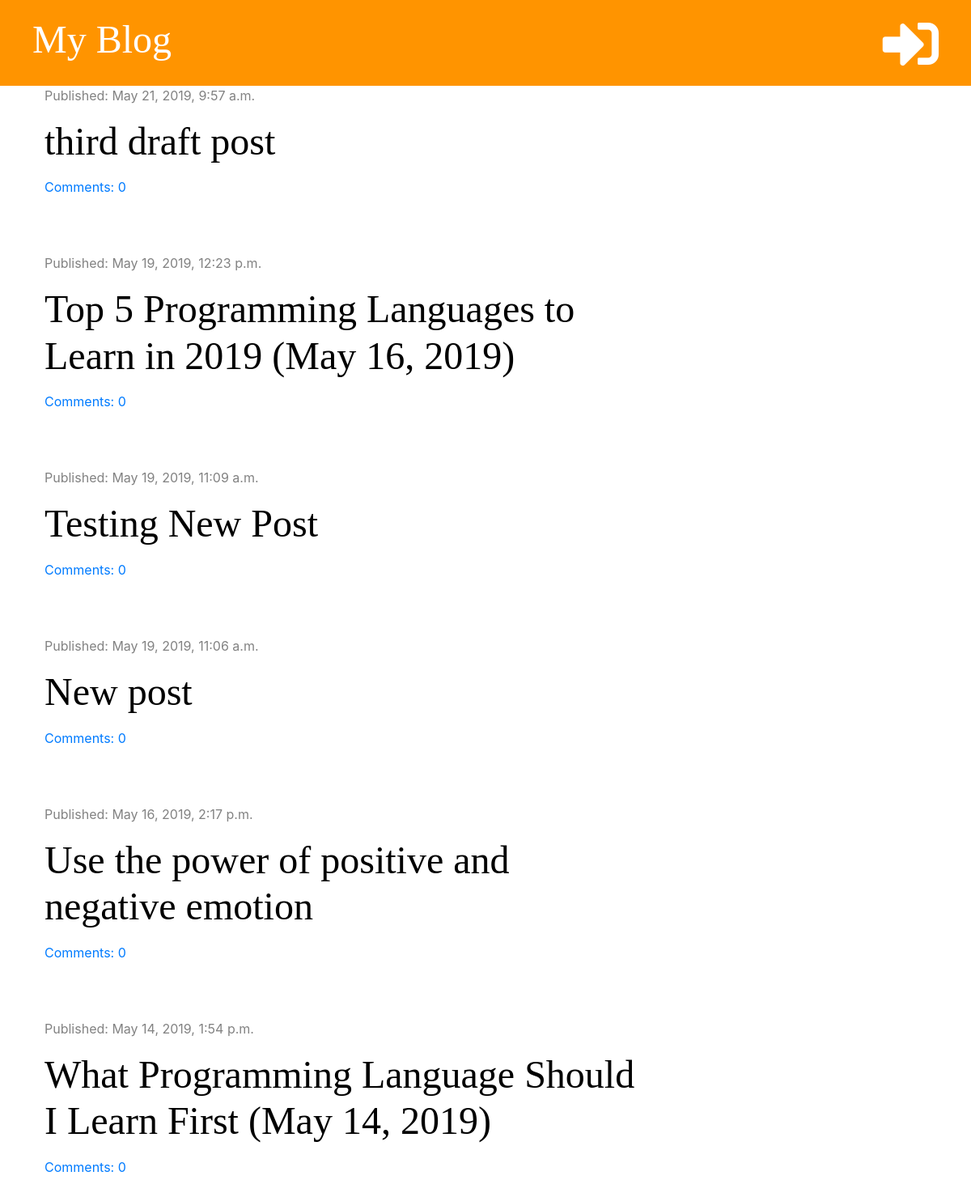
/, run on an earlier commit of the app's database.
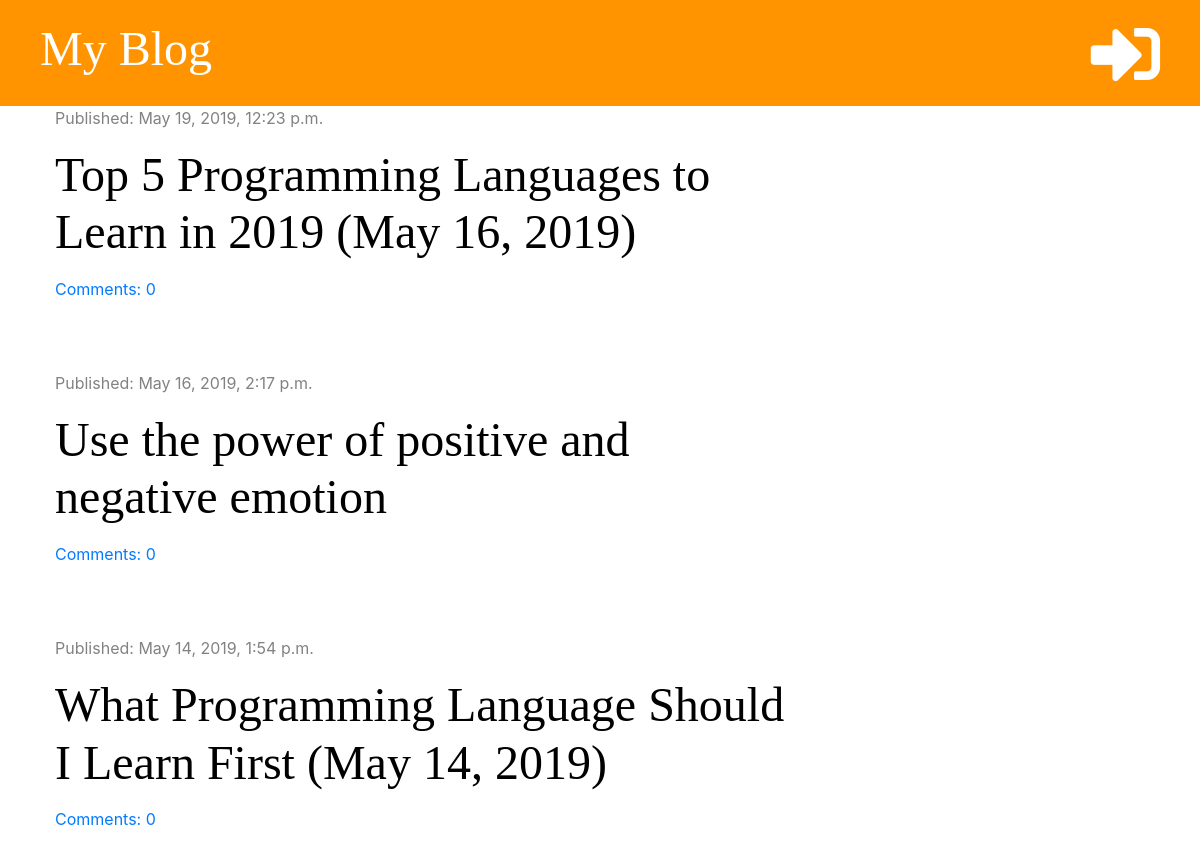
And on a later commit of the database.
### blog/models.py (models this page shows, shortened)
class Post(models.Model):
    author = models.ForeignKey('auth.User', on_delete=models.CASCADE)
    title = models.CharField(max_length=200)
    text = models.TextField()
    created_date = models.DateTimeField(default=timezone.now)
    published_date = models.DateTimeField(blank=True, null=True)
    def approved_comments(self):
        return self.comments.filter(approved=True)

### blog/views.py (the view)
# urls.py: path('', views.post_list, name='post_list'),
def post_list(request):
    posts = Post.objects.filter(published_date__lte=timezone.now()).order_by('-published_date')
    stuff_for_frontend = {'posts': posts}
    return render(request, 'blog/post_list.html', stuff_for_frontend)

### blog/templatetags/markdownify.py (called while the page is built)
@register.filter
def markdown(value):
    renderer = HighlightRenderer()
    markdown = mistune.Markdown(renderer=renderer)
    return markdown(value)

### blog/templates/blog/post_list.html (shortened to what this page needs)
{% extends 'blog/base.html' %}
{% load markdownify %}
{% block content %}
    {% for post in posts %}
        <div class="post">
            <div class="date">
                <p>Published: {{ post.published_date }}</p>
            </div>
            <h1><a href="{% url 'post_detail' pk=post.pk %}">{{ post.title }}</a></h1>
            <a href="{% url 'post_detail' pk=post.pk %}">Comments: {{ post.approved_comments.count }}</a>
        </div>
    {% endfor %}
{% endblock %}

### blog/templates/blog/base.html (shortened to what this page needs)
{% load staticfiles %}
<!DOCTYPE html>
<html lang="en">
<head>
    <link rel="stylesheet" href="https://stackpath.bootstrapcdn.com/bootstrap/4.3.1/css/bootstrap.min.css">
    <link rel="stylesheet" href="{% static 'css/blog.css' %}">
    <link rel="stylesheet" href="https://use.fontawesome.com/releases/v5.8.2/css/all.css">
    <link rel="stylesheet" href="{% static 'css/zenburn.css' %}">
</head>
<body>
<div class="page-header">
    {% if user.is_authenticated %}
        <a href="{% url "post_draft_list" %}" class="top-menu"><i class="fab fa-firstdraft fa-2x"></i></a>
        <a href="{% url "post_new" %}" class="top-menu"><i class="fas fa-plus fa-2x"></i></a>
        <p class="top-menu">Hello, {{ user.username }} <small>(<a href="{% url 'logout' %}">Log out</a>)</small></p>
    {% else %}
        <a href="{% url "login" %}" class="top-menu"><i class="fas fa-sign-in-alt fa-2x"></i></a>
    {% endif %}
    <h1><a href="{% url "post_list" %}">My Blog</a></h1>
</div>
<div class="content container">
    <div class="row">
        <div class="col-md-8">
            {% block content %}
            {% endblock %}
        </div>
    </div>
</div>
</body>
</html>

### blog/static/css/blog.css (style rules this page uses)
.page-header { background-color: #ff9400; margin-top: 0; padding: 20px 20px 20px 40px; }
.page-header h1, .page-header h1 a { color: #ffffff; font-size: 36pt; text-decoration: none; }
.content { margin-left: 40px; }
h1, h2, h3, h4 { font-family: 'Tangerine', 'Inconsolata', 'Droid Sans', serif; font-size: 48px; }
.date { color: #828282; }
.post { margin-bottom: 70px; }
.post h1 a { color: #000000; }
.top-menu, .top-menu:hover { color: #ffffff; float: right; font-size: 26pt; margin-right: 20px; }

What changed in the data, as far as the page shows it:
removed Post: published_date "May 21, 2019, 9:57 a.m.", title "third draft post", approved_comments.count "0"
removed Post: published_date "May 19, 2019, 11:09 a.m.", title "Testing New Post", approved_comments.count "0"
removed Post: published_date "May 19, 2019, 11:06 a.m.", title "New post", approved_comments.count "0"
